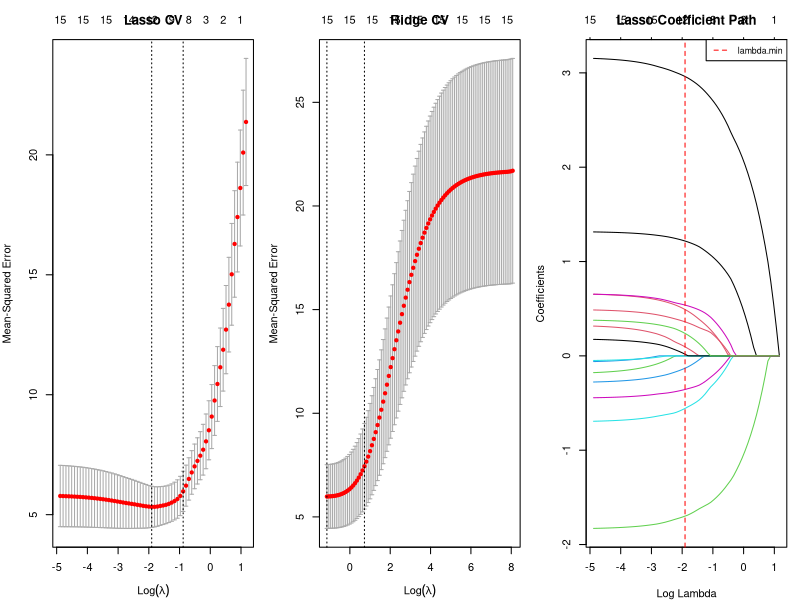

This figure's R source:
## ---- chunk 1
#| label: setup
#| include: false

library(tidyverse)
library(glmnet)
library(knitr)

theme_set(theme_minimal(base_size = 14))
set.seed(2026)
## ---- chunk 2
#| label: reg-worked-output
#| echo: false
#| eval: true
#| fig-width: 10
#| fig-height: 5

library(glmnet)

# Simulated biomaterial data: 15 material properties predicting biocompatibility
set.seed(42)
n <- 100; p <- 15
X <- matrix(rnorm(n * p), n, p)
colnames(X) <- paste0("property_", 1:p)
y <- 3 * X[,1] - 2 * X[,3] + 1.5 * X[,7] + 0.8 * X[,12] + rnorm(n, 0, 2)

set.seed(42)
train_idx <- sample(n, 0.7 * n)
X_train <- X[train_idx, ]; y_train <- y[train_idx]
X_test  <- X[-train_idx, ]; y_test  <- y[-train_idx]

lasso_cv <- cv.glmnet(X_train, y_train, alpha = 1, nfolds = 10)
ridge_cv <- cv.glmnet(X_train, y_train, alpha = 0, nfolds = 10)

# Coefficients
cat("=== Lasso Selected Coefficients (non-zero) ===\n")
lasso_coefs <- coef(lasso_cv, s = "lambda.min")
lasso_nz <- lasso_coefs[lasso_coefs[,1] != 0, , drop = FALSE]
print(round(lasso_nz, 3))

# Test RMSE comparison
lasso_pred <- predict(lasso_cv, X_test, s = "lambda.min")
ridge_pred <- predict(ridge_cv, X_test, s = "lambda.min")
ols_model  <- lm(y_train ~ X_train)
ols_pred   <- cbind(1, X_test) %*% coef(ols_model)

cat("\n=== Test Set RMSE ===\n")
cat("Lasso:", round(sqrt(mean((y_test - lasso_pred)^2)), 3), "\n")
cat("Ridge:", round(sqrt(mean((y_test - ridge_pred)^2)), 3), "\n")
cat("OLS:  ", round(sqrt(mean((y_test - ols_pred)^2)), 3), "\n")
## ---- chunk 3
#| label: reg-worked-viz
#| echo: false
#| eval: true
#| fig-width: 10
#| fig-height: 4

par(mfrow = c(1, 3), mar = c(4, 4, 3, 1))
plot(lasso_cv, main = "Lasso CV")
plot(ridge_cv, main = "Ridge CV")
plot(glmnet(X_train, y_train, alpha = 1), xvar = "lambda",
     main = "Lasso Coefficient Path")
abline(v = log(lasso_cv$lambda.min), lty = 2, col = "red")
legend("topright", "lambda.min", lty = 2, col = "red", cex = 0.8)
